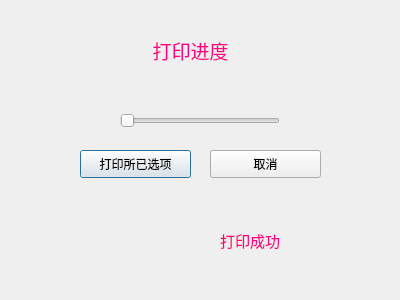
<?xml version="1.0" encoding="UTF-8"?>
<ui version="4.0">
 <class>Dialog</class>
 <widget class="QDialog" name="Dialog">
  <property name="geometry">
   <rect>
    <x>0</x>
    <y>0</y>
    <width>400</width>
    <height>300</height>
   </rect>
  </property>
  <property name="windowTitle">
   <string>Dialog</string>
  </property>
  <widget class="QLabel" name="ProjectName">
   <property name="geometry">
    <rect>
     <x>100</x>
     <y>30</y>
     <width>181</width>
     <height>41</height>
    </rect>
   </property>
   <property name="text">
    <string>&lt;html&gt;&lt;head/&gt;&lt;body&gt;&lt;p align=&quot;center&quot;&gt;&lt;span style=&quot; font-size:14pt; color:#ff007f;&quot;&gt;打印进度&lt;/span&gt;&lt;/p&gt;&lt;/body&gt;&lt;/html&gt;</string>
   </property>
  </widget>
  <widget class="QPushButton" name="conFrim">
   <property name="geometry">
    <rect>
     <x>80</x>
     <y>150</y>
     <width>111</width>
     <height>28</height>
    </rect>
   </property>
   <property name="text">
    <string>打印所已选项</string>
   </property>
  </widget>
  <widget class="QPushButton" name="cancel">
   <property name="geometry">
    <rect>
     <x>210</x>
     <y>150</y>
     <width>111</width>
     <height>28</height>
    </rect>
   </property>
   <property name="text">
    <string>取消</string>
   </property>
  </widget>
  <widget class="QSlider" name="horizontalSlider">
   <property name="geometry">
    <rect>
     <x>120</x>
     <y>110</y>
     <width>160</width>
     <height>22</height>
    </rect>
   </property>
   <property name="orientation">
    <enum>Qt::Horizontal</enum>
   </property>
  </widget>
  <widget class="QLabel" name="label_2">
   <property name="geometry">
    <rect>
     <x>220</x>
     <y>220</y>
     <width>91</width>
     <height>41</height>
    </rect>
   </property>
   <property name="text">
    <string>&lt;html&gt;&lt;head/&gt;&lt;body&gt;&lt;p&gt;&lt;span style=&quot; font-size:11pt; color:#ff007f;&quot;&gt;打印成功&lt;/span&gt;&lt;/p&gt;&lt;/body&gt;&lt;/html&gt;</string>
   </property>
  </widget>
 </widget>
 <resources/>
 <connections/>
</ui>
